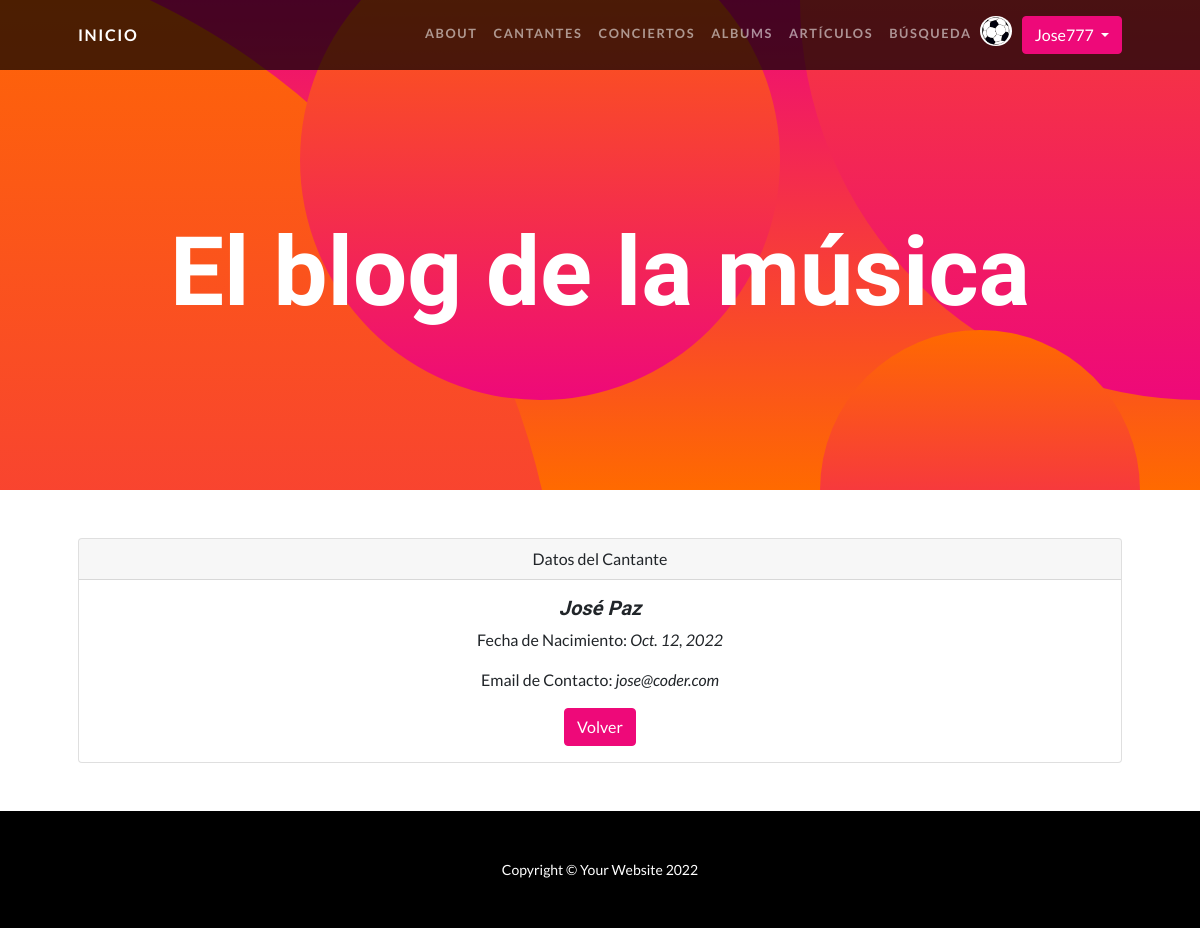
The app's page /AppBlog/detalle_cantante/2 (signed in) with its own data.
### AppBlog/models.py (models this page shows, shortened)
class Avatar(models.Model):
    user = models.OneToOneField(User, on_delete=models.CASCADE)
    imagen = models.ImageField(upload_to="avatares", null=True, blank=True)

class Cantante(models.Model):
    nombre = models.CharField(max_length=30)
    apellido = models.CharField(max_length=30)
    fecha_nacimiento = models.DateField(null=True)
    email = models.EmailField()

### AppBlog/views.py (the view)
# urls.py: path("detalle_cantante/<pk>", CantanteDetail.as_view(), name="CantanteDetail"),
class CantanteDetail(LoginRequiredMixin, DetailView):
    model = Cantante
    template_name = "AppBlog/cantante_detalle.html"

### AppBlog/templates/AppBlog/cantante_detalle.html
{% extends "AppBlog/padre.html" %}
{% load static %}
{% block contenidoQueCambia %}
<div class="container px-5 my-5">
    <div class="card text-center">
        <div class="card-header">
         Datos del Cantante
        </div>
        <div class="card-body">
          <h5 class="card-title"><i>{{cantante.nombre}} {{cantante.apellido}}</i></h5>
          <p class="card-text">Fecha de Nacimiento: <i>{{cantante.fecha_nacimiento}}</i></p>
          <p class="card-text">Email de Contacto: <i> {{cantante.email}}</i></p>
          <a href="{% url 'cantantes' %}" class="btn btn-primary">Volver</a>
        </div>
    </div>
</div>
{% endblock %}

### AppBlog/templates/AppBlog/padre.html (shortened to what this page needs)
<!DOCTYPE html>
<html lang="en">
    <head>
        {% load static %}
        <link href="{% static 'AppBlog/css/styles.css' %}" rel="stylesheet" />
    </head>
    <body id="page-top">
        <nav class="navbar navbar-expand-lg navbar-dark navbar-custom fixed-top">
            <div class="container px-5">
                <a class="navbar-brand" href="{% url 'inicio' %}">Inicio</a>
                <div class="collapse navbar-collapse" id="navbarResponsive">
                    <ul class="navbar-nav ms-auto">
                        {% if user.is_authenticated %}
                                    <li class="nav-item"><a class="nav-link" href="{% url 'about' %}">About</a></li>
                                    <li class="nav-item"><a class="nav-link" href="{% url 'cantantes' %}">Cantantes</a></li>
                                    <li class="nav-item"><a class="nav-link" href="{% url 'conciertos' %}">Conciertos</a></li>
                                    <li class="nav-item"><a class="nav-link" href="{% url 'albums' %}">Albums</a></li>
                                    <li class="nav-item"><a class="nav-link" href="{% url 'articulos' %}">Artículos</a></li>
                                    <li class="nav-item"><a class="nav-link" href="{% url 'busqueda' %}">Búsqueda</a></li>
                                    <li class="nav-item"><a><img class="rounded-circle" src='{{ user.avatar.imagen.url }}' style="max-width: 2em; margin-right: 10px;"></img></a></li>
                                    <li class="nav-item">
                                        <div class="dropdown">
                                            <button class="btn btn-primary dropdown-toggle" type="button" data-toggle="dropdown">{{user.username}}
                                            </button>
                                        </div>
                                    </li>
                        {% else %}
                                    <li class="nav-item"><a class="nav-link" href="{% url 'registro' %}">Sign Up</a></li>
                                    <li class="nav-item"><a class="nav-link" href="{% url 'login' %}">Log In</a></li>
                        {% endif %}
                    </ul>
                </div>
            </div>
        </nav>
        <header class="masthead text-center text-white">
            <div class="masthead-content">
                <div class="container px-5">
                    <h1 class="masthead-heading mb-0">El blog de la música</h1>
                </div>
            </div>
            <div class="bg-circle-1 bg-circle"></div>
            <div class="bg-circle-2 bg-circle"></div>
            <div class="bg-circle-3 bg-circle"></div>
            <div class="bg-circle-4 bg-circle"></div>
        </header>
        {% block contenidoQueCambia %}{% endblock %}
        <footer class="py-5 bg-black">
            <div class="container px-5"><p class="m-0 text-center text-white small">Copyright &copy; Your Website 2022</p></div>
        </footer>
    </body>
</html>

### records on screen
Cantante: nombre "José", apellido "Paz", fecha_nacimiento "Oct. 12, 2022", email "jose@coder.com"

### other values on screen
{{ user.username }} "Jose777"
